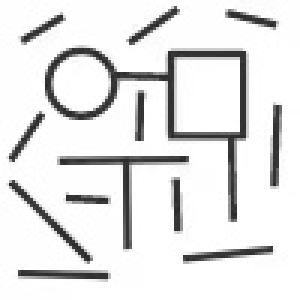
#> input picture map3.jpg, 100 x 100 px (shown 3 times larger)
$ python '导入地图并可视化搜索.py'
#> lines starting #> are read from the running program, lines starting #| are printed output that depends on the picture
import cv2
import numpy as np
import matplotlib.pyplot as plt
import heapq


# 八邻域搜索
#  ------------------------------------------>
#  |  x(i-1, j-1)   x(x, j-1)   x(i+1, j-1)  |      0   1   2
#  |  x(i-1, j)     x(i, j)     x(i+1, j)    |      7   X   3
#  |  x(i-1, j+1)   x(i, j+1)   x(i+1, j+1)  |      6   5   4
#  <------------------------------------------

# 四邻域搜索
#  ------------------------------------------>
#  |                x(x, j-1)                |          0
#  |  x(i-1, j)     x(i, j)     x(i+1, j)    |      3   X   1
#  |                x(i, j+1)                |          2
#  <------------------------------------------


# optimal the algorithm based on grid map
class Node:
    def __init__(self, x, y, cost, parent=None):
        self.position = [x, y]
        self.parent = parent
        self.cost = cost
        self.g = 0.0  # 从起点到当前节点的实际代价
        self.h = 0.0  # 从当前节点到终点的启发式代价
        self.f = 0.0  # 总代价 f = g + h

    def __eq__(self, other):
        return self.f == other.f

    def __lt__(self, other):
        return self.f < other.f

    def __repr__(self):
        return f"Node({self.position}, cost={self.cost}, g={self.g}, h={self.h}, f={self.f})"

    def same_point(self, other):
        if self.position[0] == other.position[0] and self.position[1] == other.position[1]:
            return True
        else:
            return False


def distance(a, b, method='euclidean'):
    if method == 'euclidean':
        return np.sqrt((a[0] - b[0])**2 + (a[1] - b[1])**2)
    elif method == 'manhattan':
        return abs(a[0] - b[0]) + abs(a[1] - b[1])
    elif method == 'diagonal':
        x_dis = abs(a[0] - b[0])
        y_dis = abs(a[1] - b[1])
        return abs(x_dis - y_dis) + np.sqrt(2)*min([x_dis, y_dis])


def a_in_list(a:Node, node_list : list[Node]):
    for node in node_list:
        if a.same_point(node):
            return node
    return None

def a_star_search(start, goal, grid, threshold=np.inf):
    open_list = []
    closed_list = []
    grid_shape = grid.shape
    start_node = Node(start[0], start[1], grid[start[0]][start[1]])
    goal_node = Node(goal[0], goal[1], grid[goal[0]][goal[1]])
    print('start:', start_node)
    print('goal:', goal_node)

    heapq.heappush(open_list, start_node)

    cnt = 0
    while open_list:
        # print(cnt)
        cnt += 1
        current_node = heapq.heappop(open_list)
        print(f"{cnt} select: ", current_node)
        if current_node.same_point(goal_node):
            path = []
            while current_node:
                path.append(current_node.position)
                current_node = current_node.parent
            print('open list =====================================================\n')
            for node in open_list:
                print(node)
            print('closed list ===================================================\n', closed_list)
            for node in closed_list:
                print(node)
            return path[::-1]

        closed_list.append(current_node)
        # 八邻域搜索
        #  ------------------------------------------>
        #  |  x(i-1, j-1)   x(x, j-1)   x(i+1, j-1)  |      0   1   2
        #  |  x(i-1, j)     x(i, j)     x(i+1, j)    |      7   X   3
        #  |  x(i-1, j+1)   x(i, j+1)   x(i+1, j+1)  |      6   5   4
        #  <------------------------------------------

        # 四邻域搜索
        #  ------------------------------------------>
        #  |                x(x, j-1)                |          0
        #  |  x(i-1, j)     x(i, j)     x(i+1, j)    |      3   X   1
        #  |                x(i, j+1)                |          2
        #  <------------------------------------------
        for dx, dy in [(0, -1), (1, 0), (0, 1), (-1, 0)]:
        # for dx, dy in [(-1, -1), (0, -1), (1, -1), (1, 0), (1, 1), (0, 1), (-1, 1), (-1, 0)]:
            neighbor_position = [current_node.position[0] + dx, current_node.position[1] + dy]
            if not (0 <= neighbor_position[0] < grid_shape[0] and 0 <= neighbor_position[1] < grid_shape[1]):
                continue
            if grid[neighbor_position[0]][neighbor_position[1]] >= threshold:
                continue
            cost = grid[neighbor_position[0], neighbor_position[1]]
            neighbor_node = Node(neighbor_position[0], neighbor_position[1], cost, current_node)

            old_node = a_in_list(neighbor_node, closed_list)
            if old_node is None:
                pass
            elif old_node.g >= neighbor_node.g:
                continue
            else:
                closed_list.remove(old_node)


            old_node = a_in_list(neighbor_node, open_list)
            if old_node is None:
                pass
            elif old_node.g >= neighbor_node.g:
                continue
            else:
                open_list.remove(old_node)

            neighbor_node.g = current_node.g + neighbor_node.cost
            neighbor_node.h = distance(neighbor_node.position, goal_node.position, 'manhattan')
            # neighbor_node.h = distance(neighbor_node.position, goal_node.position, 'diagonal')
            neighbor_node.f = 1.0 * neighbor_node.g  +  1.0 * neighbor_node.h

            # if not any(node.g <= neighbor_node.g for node in open_list):
            #     heapq.heappush(open_list, neighbor_node)
            heapq.heappush(open_list, neighbor_node)
            # print(neighbor_node)
            # print(open_list)
    return None


# # 示例
grid = np.array([
    [0, 0, 0, 0, 1],  # 0
    [9, 0, 9, 0, 1],  # 1
    [0, 0, 0, 0, 1],  # 2
    [0, 9, 4, 1, 0],  # 3
    [9, 0, 0, 0, 0]   # 4
])

# grid = np.zeros((6, 6))
start = [10, 10]
goal = [50, 50]

map_1 = cv2.imread('./map3.jpg')
#> map_1 is the input picture: shape (100, 100, 3); min 40, max 255, mean 228
map_1 = cv2.cvtColor(map_1, cv2.COLOR_BGR2GRAY)
#> map_1: shape (100, 100)
map_1 = 255 - map_1
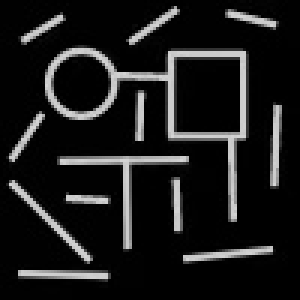
#> map_1: shape (100, 100) (shown 3 times larger); min 0, max 215, mean 27

map_1_list = np.array(map_1.tolist())

grid = map_1_list
print(grid.shape)
#| (100, 100)
path = a_star_search(start, goal, grid, np.inf)
#> in __init__, `self.cost = cost`: self.cost = 126
#| start: Node([10, 10], cost=126, g=0.0, h=0.0, f=0.0)
#| goal: Node([50, 50], cost=2, g=0.0, h=0.0, f=0.0)
#> the loop in a_star_search, `while open_list:` made 693 passes
#| 1 select:  Node([10, 10], cost=126, g=0.0, h=0.0, f=0.0)
#| 2 select:  Node([9, 10], cost=0, g=0.0, h=81, f=81.0)
#| 3 select:  Node([9, 9], cost=2, g=2.0, h=82, f=84.0)
#| 4 select:  Node([8, 10], cost=2, g=2.0, h=82, f=84.0)
#| 5 select:  Node([8, 11], cost=0, g=2.0, h=81, f=83.0)
#| 6 select:  Node([9, 8], cost=0, g=2.0, h=83, f=85.0)
#| 7 select:  Node([8, 9], cost=0, g=2.0, h=83, f=85.0)
#| 8 select:  Node([7, 10], cost=0, g=2.0, h=83, f=85.0)
#> (further printed lines are left out)
for i in path:
    temp = i[0]
    i[0] = i[1]
    i[1] = temp
#> this loop made 97 passes

print("Path:", path)


# 创建图形和轴
fig, ax = plt.subplots()

# 绘制栅格地图
# ax.imshow(grid, cmap='Greys', origin='upper')
# cmap = plt.get_cmap('viridis')
cmap = plt.get_cmap('summer')
ax.imshow(grid, cmap=cmap, interpolation='nearest')
# ax.invert_yaxis()  # 反转Y坐标轴
# 绘制路径
path_x, path_y = zip(*path)
# ax.plot(path_x, path_y, color='blue', marker='o', linestyle='-', linewidth=3, markersize=1)
ax.plot(path_x, path_y, color='blue', linestyle='-', linewidth=1)
# # 设置轴的范围
# ax.set_xlim(-0.5, grid.shape[1] - 0.5)
# ax.set_ylim(-0.5, grid.shape[0] - 0.5)
#
# # 设置轴的刻度
# ax.set_xticks(np.arange(-0.5, grid.shape[1], 1), minor=True)
# ax.set_yticks(np.arange(-0.5, grid.shape[0], 1), minor=True)
# ax.set_xticks(np.arange(0, grid.shape[1], 1), minor=False)
# ax.set_yticks(np.arange(0, grid.shape[0], 1), minor=False)

# 绘制网格线
# ax.grid(which='minor', color='black', linestyle='-', linewidth=0)

# 去掉轴的标签
ax.set_xticklabels([])
ax.set_yticklabels([])

# 显示图形
plt.show()
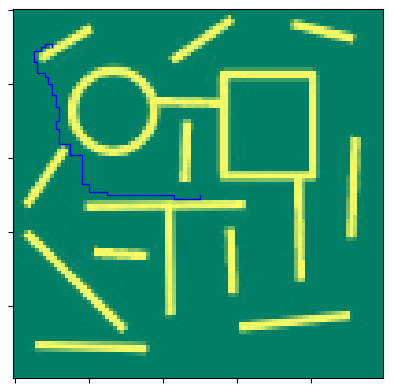
#> figure drawn by matplotlib, 1 panel

$ run again, with map_1.jpg copied over map3.jpg
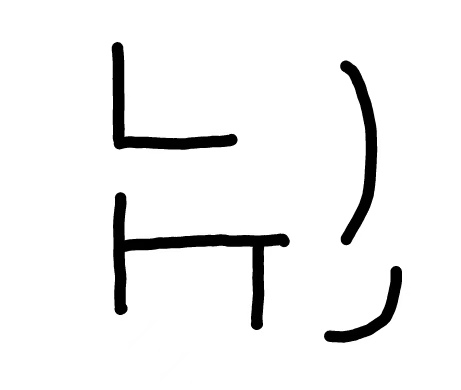
#> input picture map_1.jpg, 461 x 390 px
#> map_1 is the input picture: shape (390, 461, 3); min 0, max 255, mean 240.5
#> `map_1_list = np.array(map_1.tolist())`:
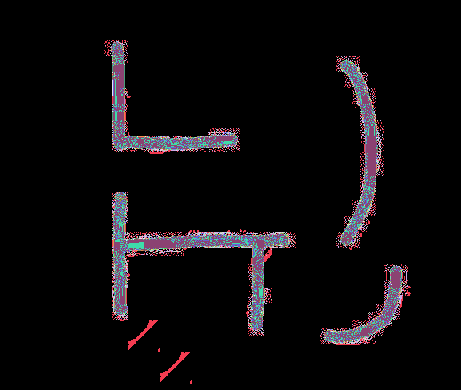
#> map_1_list: shape (390, 461) int64; 249 distinct labels, from 0 to 255; one colour per label, 0 black
#| (390, 461)
#> self.cost = 0
#| start: Node([10, 10], cost=0, g=0.0, h=0.0, f=0.0)
#| goal: Node([50, 50], cost=0, g=0.0, h=0.0, f=0.0)
#> the loop in a_star_search, `while open_list:` made 81 passes
#> (printed output is left out)
#> the loop `for i in path:` made 81 passes
#> `plt.show()`:
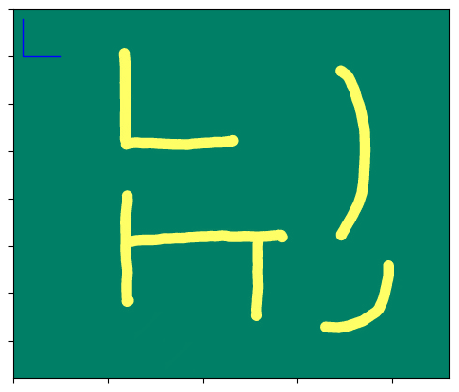
#> figure drawn by matplotlib, 1 panel

$ run again, with img_1.png saved as map3.jpg
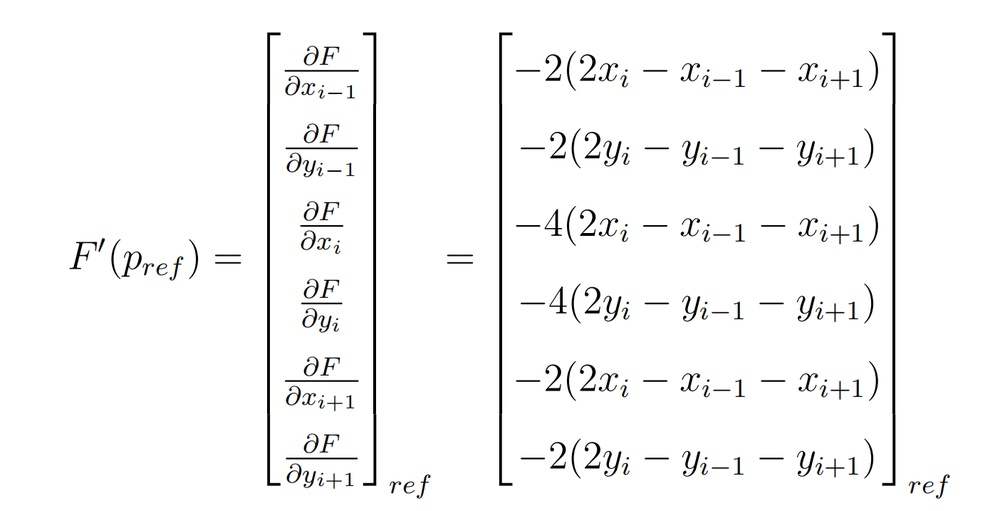
#> input picture img_1.png, 1000 x 511 px, shrunk from 1404 x 717 before the run
#> map_1 is the input picture: shape (511, 1000, 3); mean B, G, R 246.9, 247, 246.9
#> `map_1_list = np.array(map_1.tolist())`:
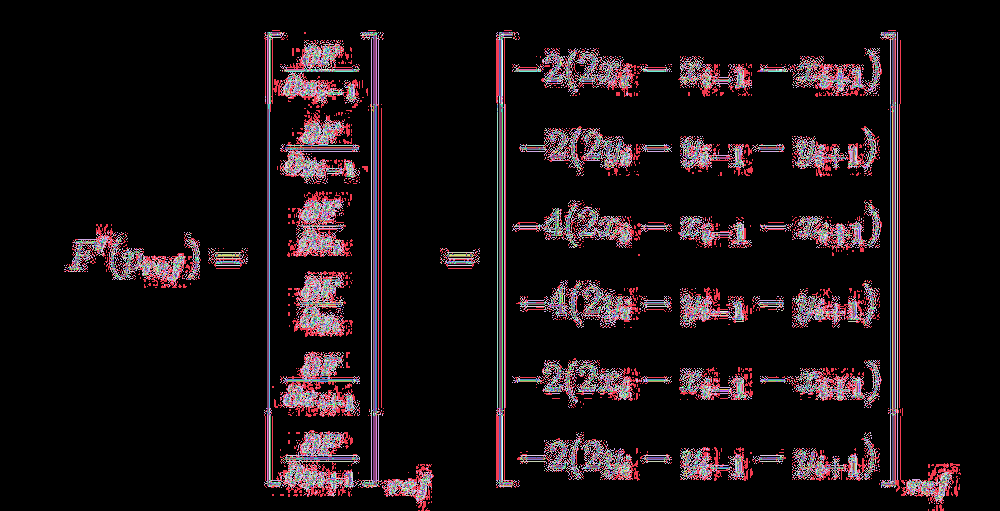
#> map_1_list: shape (511, 1000) int64; 256 distinct labels, from 0 to 255; one colour per label, 0 black
#| (511, 1000)
#> self.cost = 0
#| start: Node([10, 10], cost=0, g=0.0, h=0.0, f=0.0)
#| goal: Node([50, 50], cost=0, g=0.0, h=0.0, f=0.0)
#> the loop in a_star_search, `while open_list:` made 81 passes
#> (printed output is left out)
#> the loop `for i in path:` made 81 passes
#> `plt.show()`:
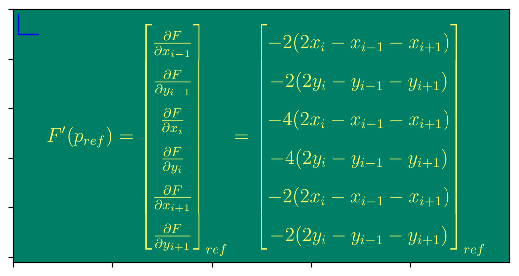
#> figure drawn by matplotlib, 1 panel
